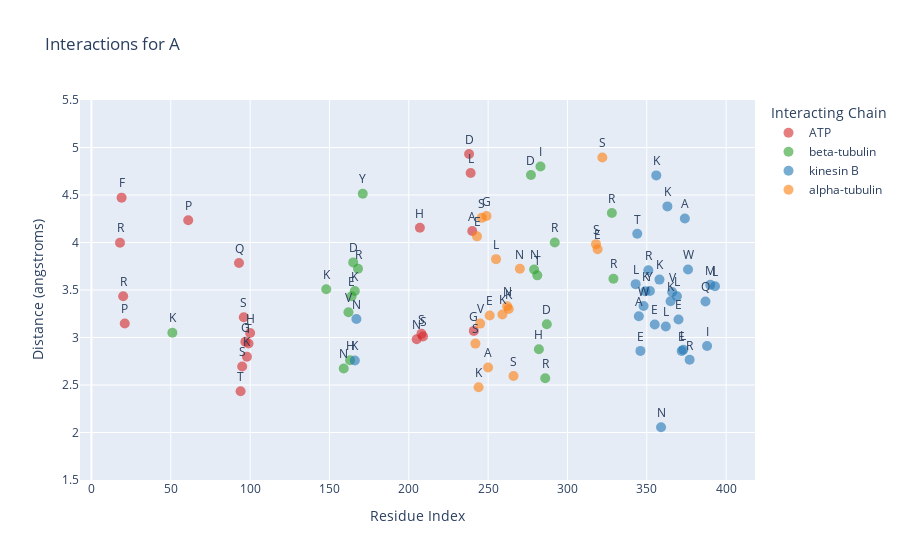
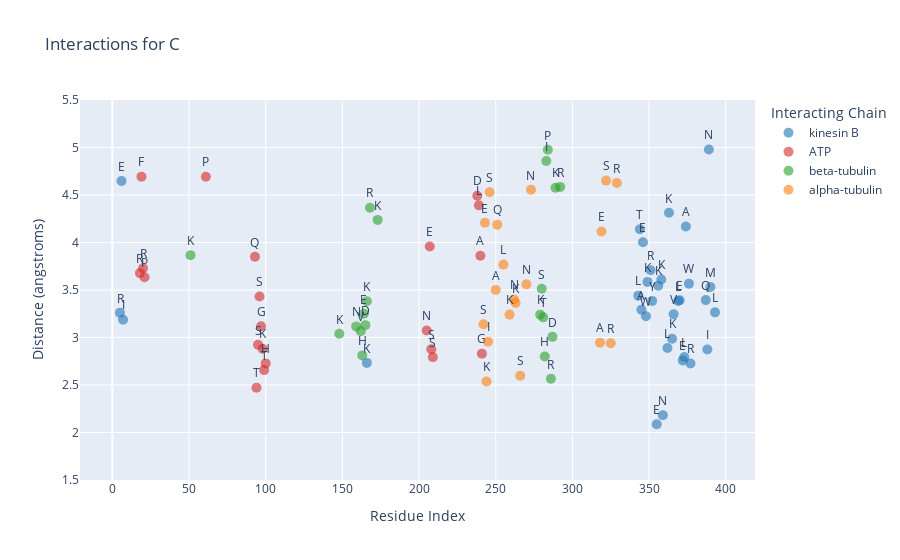
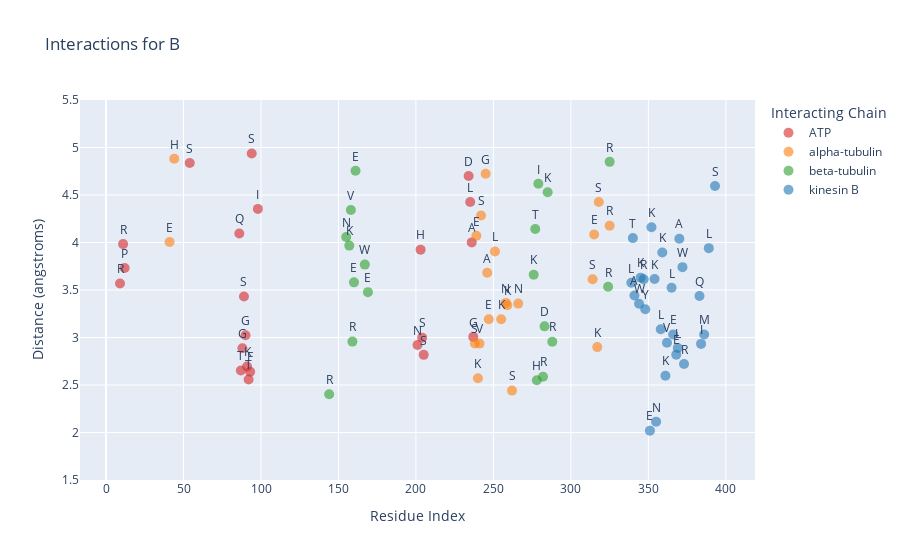
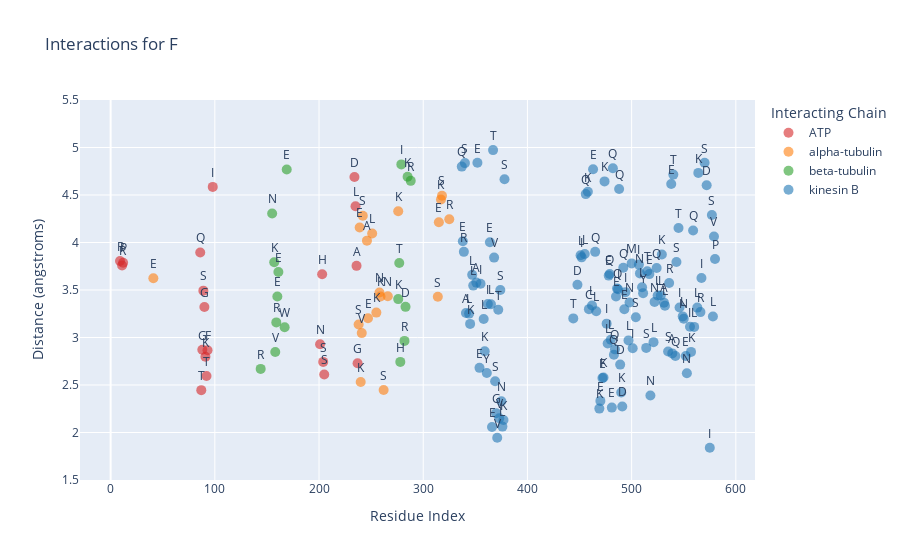

Write notebook code for charts like these, in order.
### Code cell
import pandas as pd
import plotly.express as px

# Define the path to the CSV file
csv_file_path = "../../data/3d_predictions/motor2x_ATP_ADP_Mg2x_alphaTub_betaTub/interactions_chimeras.csv"


# Function to read and process the DataFrame with a distance threshold
def process_dataframe(csv_file_path, distance_threshold):
    df = pd.read_csv(csv_file_path)

    # Filter out rows where the distance is greater than the threshold
    df = df[df['distance (angstroms)'] <= distance_threshold]

    # Map interacting_resn to single-letter codes for better readability
    aa_dict = {
        'ALA': 'A', 'ARG': 'R', 'ASN': 'N', 'ASP': 'D', 'CYS': 'C', 'GLN': 'Q', 'GLU': 'E', 'GLY': 'G',
        'HIS': 'H', 'ILE': 'I', 'LEU': 'L', 'LYS': 'K', 'MET': 'M', 'PHE': 'F', 'PRO': 'P', 'SER': 'S',
        'THR': 'T', 'TRP': 'W', 'TYR': 'Y', 'VAL': 'V'
    }

    # Replace chain letters with descriptive names
    chain_map = {
        'B': 'kinesin B',
        'C': 'alpha-tubulin',
        'D': 'beta-tubulin',
        'E': 'ATP',
        'F': 'ATP'
    }

    df['residue_one_letter'] = df['resn'].map(aa_dict)
    df['residue'] = df['resi'].astype(str) + df['residue_one_letter']
    df['interacting_chain'] = df['interacting_chain'].map(chain_map)
    
    return df

# Function to generate plots
def create_plots(df):
    unique_files = df['file'].unique()
    plots = []

    # Define a fixed color mapping for interacting chains
    color_map = {
        'kinesin B': '#1f77b4',  # blue
        'alpha-tubulin': '#ff7f0e',  # orange
        'beta-tubulin': '#2ca02c',  # green
        'ATP': '#d62728',  # red
    }

    for file in unique_files:
        df_file = df[df['file'] == file]

        # Filter to get the shortest distances for each interaction
        df_filtered = df_file.loc[df_file[df_file['chain'] == 'A'].groupby(['resi', 'interacting_chain'])['distance (angstroms)'].idxmin()]

        # Create the interactive plot with consistent color mapping
        fig = px.scatter(df_filtered, x='resi', y='distance (angstroms)', color='interacting_chain', text='residue_one_letter',
                         color_discrete_map=color_map,
                         labels={'resi': 'Residue Index', 'distance (angstroms)': 'Distance (angstroms)', 'interacting_chain': 'Interacting Chain'},
                         title=f"Interactions for {file}")

        # Update layout for better visualization
        fig.update_traces(textposition='top center', marker=dict(size=10, opacity=0.6))
        fig.update_layout(
            legend_title_text='Interacting Chain',
            # xaxis_range=[0, 401],  # Set a fixed range for the x-axis
            yaxis_range=[1.5, 5.5]  # Set a fixed range for the y-axis
        )

        # Show the plot
        fig.show()

        plots.append(fig)

    return plots

# Define the threshold value for distance filtering
distance_threshold = 5

# Process the DataFrame with a distance threshold
df_processed = process_dataframe(csv_file_path, distance_threshold)

# Create and display the plots
plots = create_plots(df_processed)

### Figure 1 — Plotly figure (JSON) as saved in the notebook; plotly's stock layout.template omitted (floating-point values rounded to 4 significant figures)
{"data": [{"hovertemplate": "Interacting Chain=ATP<br>Residue Index=%{x}<br>Distance (angstroms)=%{y}<br>residue_one_letter=%{text}<extra></extra>", "legendgroup": "ATP", "marker": {"color": "#d62728", "opacity": 0.6, "size": 10, "symbol": "circle"}, "mode": "markers+text", "name": "ATP", "orientation": "v", "showlegend": true, "text": ["R", "F", "R", "P", "P", "Q", "T", "S", "S", "G", "K", "T", "H", "N", "H", "S", "S", "D", "L", "A", "G"], "textposition": "top center", "type": "scatter", "x": [18, 19, 20, 21, 61, 93, 94, 95, 96, 97, 98, 99, 100, 205, 207, 208, 209, 238, 239, 240, 241], "xaxis": "x", "y": [3.998, 4.472, 3.435, 3.148, 4.235, 3.783, 2.434, 2.696, 3.212, 2.955, 2.798, 2.938, 3.048, 2.981, 4.155, 3.039, 3.01, 4.932, 4.731, 4.12, 3.07], "yaxis": "y"}, {"hovertemplate": "Interacting Chain=beta-tubulin<br>Residue Index=%{x}<br>Distance (angstroms)=%{y}<br>residue_one_letter=%{text}<extra></extra>", "legendgroup": "beta-tubulin", "marker": {"color": "#2ca02c", "opacity": 0.6, "size": 10, "symbol": "circle"}, "mode": "markers+text", "name": "beta-tubulin", "orientation": "v", "showlegend": true, "text": ["K", "K", "N", "V", "H", "E", "D", "K", "R", "Y", "D", "N", "T", "H", "I", "R", "D", "R", "R", "R"], "textposition": "top center", "type": "scatter", "x": [51, 148, 159, 162, 163, 164, 165, 166, 168, 171, 277, 279, 281, 282, 283, 286, 287, 292, 328, 329], "xaxis": "x", "y": [3.05, 3.507, 2.674, 3.265, 2.761, 3.434, 3.791, 3.489, 3.723, 4.513, 4.71, 3.715, 3.654, 2.876, 4.8, 2.571, 3.139, 4.0, 4.311, 3.619], "yaxis": "y"}, {"hovertemplate": "Interacting Chain=kinesin B<br>Residue Index=%{x}<br>Distance (angstroms)=%{y}<br>residue_one_letter=%{text}<extra></extra>", "legendgroup": "kinesin B", "marker": {"color": "#1f77b4", "opacity": 0.6, "size": 10, "symbol": "circle"}, "mode": "markers+text", "name": "kinesin B", "orientation": "v", "showlegend": true, "text": ["K", "N", "L", "T", "A", "E", "W", "K", "R", "Y", "E", "K", "K", "N", "L", "K", "K", "V", "L", "E", "E", "L", "A", "W", "R", "Q", "I", "M", "L"], "textposition": "top center", "type": "scatter", "x": [166, 167, 343, 344, 345, 346, 348, 349, 351, 352, 355, 356, 358, 359, 362, 363, 365, 366, 369, 370, 372, 373, 374, 376, 377, 387, 388, 390, 393], "xaxis": "x", "y": [2.758, 3.195, 3.561, 4.092, 3.224, 2.859, 3.332, 3.486, 3.708, 3.49, 3.137, 4.706, 3.609, 2.054, 3.115, 4.38, 3.381, 3.478, 3.434, 3.189, 2.857, 2.871, 4.253, 3.716, 2.766, 3.379, 2.91, 3.554, 3.539], "yaxis": "y"}, {"hovertemplate": "Interacting Chain=alpha-tubulin<br>Residue Index=%{x}<br>Distance (angstroms)=%{y}<br>residue_one_letter=%{text}<extra></extra>", "legendgroup": "alpha-tubulin", "marker": {"color": "#ff7f0e", "opacity": 0.6, "size": 10, "symbol": "circle"}, "mode": "markers+text", "name": "alpha-tubulin", "orientation": "v", "showlegend": true, "text": ["S", "E", "K", "V", "S", "G", "A", "E", "L", "K", "N", "K", "S", "N", "S", "E", "S"], "textposition": "top center", "type": "scatter", "x": [242, 243, 244, 245, 246, 249, 250, 251, 255, 259, 262, 263, 266, 270, 318, 319, 322], "xaxis": "x", "y": [2.936, 4.065, 2.477, 3.146, 4.26, 4.28, 2.683, 3.231, 3.825, 3.241, 3.328, 3.299, 2.595, 3.723, 3.983, 3.93, 4.895], "yaxis": "y"}], "layout": {"legend": {"title": {"text": "Interacting Chain"}, "tracegroupgap": 0}, "title": {"text": "Interactions for A"}, "xaxis": {"anchor": "y", "domain": [0, 1], "title": {"text": "Residue Index"}}, "yaxis": {"anchor": "x", "domain": [0, 1], "range": [1.5, 5.5], "title": {"text": "Distance (angstroms)"}}}}

### Figure 2 — Plotly figure (JSON) as saved in the notebook; plotly's stock layout.template omitted (floating-point values rounded to 4 significant figures)
{"data": [{"hovertemplate": "Interacting Chain=kinesin B<br>Residue Index=%{x}<br>Distance (angstroms)=%{y}<br>residue_one_letter=%{text}<extra></extra>", "legendgroup": "kinesin B", "marker": {"color": "#1f77b4", "opacity": 0.6, "size": 10, "symbol": "circle"}, "mode": "markers+text", "name": "kinesin B", "orientation": "v", "showlegend": true, "text": ["R", "E", "I", "K", "L", "T", "A", "E", "W", "K", "R", "Y", "E", "K", "K", "N", "L", "K", "K", "V", "L", "E", "E", "L", "A", "W", "R", "Q", "I", "N", "M", "L"], "textposition": "top center", "type": "scatter", "x": [5, 6, 7, 166, 343, 344, 345, 346, 348, 349, 351, 352, 355, 356, 358, 359, 362, 363, 365, 366, 369, 370, 372, 373, 374, 376, 377, 387, 388, 389, 390, 393], "xaxis": "x", "y": [3.26, 4.647, 3.187, 2.733, 3.44, 4.139, 3.292, 4.002, 3.225, 3.586, 3.708, 3.385, 2.087, 3.545, 3.61, 2.181, 2.89, 4.313, 2.988, 3.244, 3.385, 3.392, 2.759, 2.795, 4.168, 3.567, 2.726, 3.393, 2.873, 4.978, 3.531, 3.265], "yaxis": "y"}, {"hovertemplate": "Interacting Chain=ATP<br>Residue Index=%{x}<br>Distance (angstroms)=%{y}<br>residue_one_letter=%{text}<extra></extra>", "legendgroup": "ATP", "marker": {"color": "#d62728", "opacity": 0.6, "size": 10, "symbol": "circle"}, "mode": "markers+text", "name": "ATP", "orientation": "v", "showlegend": true, "text": ["R", "F", "R", "P", "P", "Q", "T", "S", "S", "G", "K", "T", "H", "N", "E", "S", "S", "D", "L", "A", "G"], "textposition": "top center", "type": "scatter", "x": [18, 19, 20, 21, 61, 93, 94, 95, 96, 97, 98, 99, 100, 205, 207, 208, 209, 238, 239, 240, 241], "xaxis": "x", "y": [3.678, 4.693, 3.729, 3.635, 4.692, 3.85, 2.471, 2.924, 3.431, 3.118, 2.882, 2.657, 2.727, 3.073, 3.959, 2.877, 2.794, 4.493, 4.391, 3.861, 2.83], "yaxis": "y"}, {"hovertemplate": "Interacting Chain=beta-tubulin<br>Residue Index=%{x}<br>Distance (angstroms)=%{y}<br>residue_one_letter=%{text}<extra></extra>", "legendgroup": "beta-tubulin", "marker": {"color": "#2ca02c", "opacity": 0.6, "size": 10, "symbol": "circle"}, "mode": "markers+text", "name": "beta-tubulin", "orientation": "v", "showlegend": true, "text": ["K", "K", "N", "V", "H", "E", "D", "K", "R", "K", "K", "S", "T", "H", "I", "P", "R", "D", "K", "R"], "textposition": "top center", "type": "scatter", "x": [51, 148, 159, 162, 163, 164, 165, 166, 168, 173, 279, 280, 281, 282, 283, 284, 286, 287, 289, 292], "xaxis": "x", "y": [3.867, 3.039, 3.117, 3.066, 2.811, 3.249, 3.13, 3.382, 4.366, 4.238, 3.241, 3.513, 3.212, 2.8, 4.858, 4.976, 2.565, 3.007, 4.576, 4.585], "yaxis": "y"}, {"hovertemplate": "Interacting Chain=alpha-tubulin<br>Residue Index=%{x}<br>Distance (angstroms)=%{y}<br>residue_one_letter=%{text}<extra></extra>", "legendgroup": "alpha-tubulin", "marker": {"color": "#ff7f0e", "opacity": 0.6, "size": 10, "symbol": "circle"}, "mode": "markers+text", "name": "alpha-tubulin", "orientation": "v", "showlegend": true, "text": ["S", "E", "K", "I", "S", "A", "Q", "L", "K", "N", "K", "S", "N", "N", "A", "E", "S", "R", "R"], "textposition": "top center", "type": "scatter", "x": [242, 243, 244, 245, 246, 250, 251, 255, 259, 262, 263, 266, 270, 273, 318, 319, 322, 325, 329], "xaxis": "x", "y": [3.14, 4.207, 2.537, 2.956, 4.529, 3.5, 4.188, 3.767, 3.241, 3.4, 3.364, 2.598, 3.56, 4.555, 2.946, 4.115, 4.651, 2.94, 4.626], "yaxis": "y"}], "layout": {"legend": {"title": {"text": "Interacting Chain"}, "tracegroupgap": 0}, "title": {"text": "Interactions for C"}, "xaxis": {"anchor": "y", "domain": [0, 1], "title": {"text": "Residue Index"}}, "yaxis": {"anchor": "x", "domain": [0, 1], "range": [1.5, 5.5], "title": {"text": "Distance (angstroms)"}}}}

### Figure 3 — Plotly figure (JSON) as saved in the notebook; plotly's stock layout.template omitted (floating-point values rounded to 4 significant figures)
{"data": [{"hovertemplate": "Interacting Chain=ATP<br>Residue Index=%{x}<br>Distance (angstroms)=%{y}<br>residue_one_letter=%{text}<extra></extra>", "legendgroup": "ATP", "marker": {"color": "#d62728", "opacity": 0.6, "size": 10, "symbol": "circle"}, "mode": "markers+text", "name": "ATP", "orientation": "v", "showlegend": true, "text": ["R", "R", "P", "S", "Q", "T", "G", "S", "G", "K", "T", "F", "S", "I", "N", "H", "S", "S", "D", "L", "A", "G"], "textposition": "top center", "type": "scatter", "x": [9, 11, 12, 54, 86, 87, 88, 89, 90, 91, 92, 93, 94, 98, 201, 203, 204, 205, 234, 235, 236, 237], "xaxis": "x", "y": [3.569, 3.983, 3.732, 4.837, 4.094, 2.652, 2.887, 3.431, 3.023, 2.694, 2.558, 2.64, 4.937, 4.354, 2.921, 3.925, 2.998, 2.817, 4.701, 4.426, 4.001, 3.006], "yaxis": "y"}, {"hovertemplate": "Interacting Chain=alpha-tubulin<br>Residue Index=%{x}<br>Distance (angstroms)=%{y}<br>residue_one_letter=%{text}<extra></extra>", "legendgroup": "alpha-tubulin", "marker": {"color": "#ff7f0e", "opacity": 0.6, "size": 10, "symbol": "circle"}, "mode": "markers+text", "name": "alpha-tubulin", "orientation": "v", "showlegend": true, "text": ["E", "H", "S", "E", "K", "V", "S", "G", "A", "E", "L", "K", "N", "K", "S", "N", "S", "E", "K", "S", "R"], "textposition": "top center", "type": "scatter", "x": [41, 44, 238, 239, 240, 241, 242, 245, 246, 247, 251, 255, 258, 259, 262, 266, 314, 315, 317, 318, 325], "xaxis": "x", "y": [4.006, 4.881, 2.938, 4.07, 2.571, 2.936, 4.284, 4.723, 3.681, 3.193, 3.905, 3.193, 3.364, 3.339, 2.441, 3.357, 3.613, 4.084, 2.899, 4.426, 4.177], "yaxis": "y"}, {"hovertemplate": "Interacting Chain=beta-tubulin<br>Residue Index=%{x}<br>Distance (angstroms)=%{y}<br>residue_one_letter=%{text}<extra></extra>", "legendgroup": "beta-tubulin", "marker": {"color": "#2ca02c", "opacity": 0.6, "size": 10, "symbol": "circle"}, "mode": "markers+text", "name": "beta-tubulin", "orientation": "v", "showlegend": true, "text": ["R", "N", "K", "V", "R", "E", "E", "W", "E", "K", "T", "H", "I", "R", "D", "K", "R", "R", "R"], "textposition": "top center", "type": "scatter", "x": [144, 155, 157, 158, 159, 160, 161, 167, 169, 276, 277, 278, 279, 282, 283, 285, 288, 324, 325], "xaxis": "x", "y": [2.403, 4.058, 3.968, 4.343, 2.957, 3.58, 4.755, 3.767, 3.477, 3.661, 4.143, 2.55, 4.618, 2.587, 3.117, 4.529, 2.956, 3.533, 4.849], "yaxis": "y"}, {"hovertemplate": "Interacting Chain=kinesin B<br>Residue Index=%{x}<br>Distance (angstroms)=%{y}<br>residue_one_letter=%{text}<extra></extra>", "legendgroup": "kinesin B", "marker": {"color": "#1f77b4", "opacity": 0.6, "size": 10, "symbol": "circle"}, "mode": "markers+text", "name": "kinesin B", "orientation": "v", "showlegend": true, "text": ["L", "T", "A", "W", "K", "R", "Y", "E", "K", "K", "N", "L", "K", "K", "V", "L", "E", "E", "L", "A", "W", "R", "Q", "I", "M", "L", "S"], "textposition": "top center", "type": "scatter", "x": [339, 340, 341, 344, 345, 347, 348, 351, 352, 354, 355, 358, 359, 361, 362, 365, 366, 368, 369, 370, 372, 373, 383, 384, 386, 389, 393], "xaxis": "x", "y": [3.575, 4.046, 3.441, 3.355, 3.63, 3.614, 3.298, 2.02, 4.16, 3.615, 2.113, 3.087, 3.896, 2.598, 2.945, 3.523, 3.031, 2.819, 2.889, 4.04, 3.741, 2.722, 3.437, 2.933, 3.032, 3.941, 4.594], "yaxis": "y"}], "layout": {"legend": {"title": {"text": "Interacting Chain"}, "tracegroupgap": 0}, "title": {"text": "Interactions for B"}, "xaxis": {"anchor": "y", "domain": [0, 1], "title": {"text": "Residue Index"}}, "yaxis": {"anchor": "x", "domain": [0, 1], "range": [1.5, 5.5], "title": {"text": "Distance (angstroms)"}}}}

### Figure 4 — Plotly figure (JSON) as saved in the notebook; plotly's stock layout.template omitted (floating-point values rounded to 4 significant figures)
{"data": [{"hovertemplate": "Interacting Chain=ATP<br>Residue Index=%{x}<br>Distance (angstroms)=%{y}<br>residue_one_letter=%{text}<extra></extra>", "legendgroup": "ATP", "marker": {"color": "#d62728", "opacity": 0.6, "size": 10, "symbol": "circle"}, "mode": "markers+text", "name": "ATP", "orientation": "v", "showlegend": true, "text": ["R", "R", "P", "Q", "T", "G", "S", "G", "K", "T", "F", "I", "N", "H", "S", "S", "D", "L", "A", "G"], "textposition": "top center", "type": "scatter", "x": [9, 11, 12, 86, 87, 88, 89, 90, 91, 92, 93, 98, 201, 203, 204, 205, 234, 235, 236, 237], "xaxis": "x", "y": [3.805, 3.757, 3.787, 3.894, 2.446, 2.871, 3.493, 3.322, 2.797, 2.595, 2.867, 4.585, 2.929, 3.666, 2.743, 2.611, 4.689, 4.382, 3.754, 2.729], "yaxis": "y"}, {"hovertemplate": "Interacting Chain=alpha-tubulin<br>Residue Index=%{x}<br>Distance (angstroms)=%{y}<br>residue_one_letter=%{text}<extra></extra>", "legendgroup": "alpha-tubulin", "marker": {"color": "#ff7f0e", "opacity": 0.6, "size": 10, "symbol": "circle"}, "mode": "markers+text", "name": "alpha-tubulin", "orientation": "v", "showlegend": true, "text": ["E", "S", "E", "K", "V", "S", "A", "E", "L", "K", "N", "K", "S", "N", "K", "S", "E", "K", "S", "R"], "textposition": "top center", "type": "scatter", "x": [41, 238, 239, 240, 241, 242, 246, 247, 251, 255, 258, 259, 262, 266, 276, 314, 315, 317, 318, 325], "xaxis": "x", "y": [3.623, 3.137, 4.158, 2.532, 3.046, 4.282, 4.02, 3.202, 4.095, 3.262, 3.473, 3.431, 2.447, 3.435, 4.329, 3.428, 4.214, 4.453, 4.493, 4.245], "yaxis": "y"}, {"hovertemplate": "Interacting Chain=beta-tubulin<br>Residue Index=%{x}<br>Distance (angstroms)=%{y}<br>residue_one_letter=%{text}<extra></extra>", "legendgroup": "beta-tubulin", "marker": {"color": "#2ca02c", "opacity": 0.6, "size": 10, "symbol": "circle"}, "mode": "markers+text", "name": "beta-tubulin", "orientation": "v", "showlegend": true, "text": ["R", "N", "K", "V", "R", "E", "E", "W", "E", "K", "T", "H", "I", "R", "D", "K", "R"], "textposition": "top center", "type": "scatter", "x": [144, 155, 157, 158, 159, 160, 161, 167, 169, 276, 277, 278, 279, 282, 283, 285, 288], "xaxis": "x", "y": [2.669, 4.306, 3.791, 2.848, 3.159, 3.432, 3.689, 3.107, 4.768, 3.404, 3.784, 2.743, 4.822, 2.964, 3.323, 4.692, 4.649], "yaxis": "y"}, {"hovertemplate": "Interacting Chain=kinesin B<br>Residue Index=%{x}<br>Distance (angstroms)=%{y}<br>residue_one_letter=%{text}<extra></extra>", "legendgroup": "kinesin B", "marker": {"color": "#1f77b4", "opacity": 0.6, "size": 10, "symbol": "circle"}, "mode": "markers+text", "name": "kinesin B", "orientation": "v", "showlegend": true, "text": ["Q", "E", "R", "S", "A", "L", "K", "L", "L", "A", "E", "E", "I", "L", "K", "Y", "I", "E", "L", "E", "T", "V", "S", "G", "V", "T", "V", "S", "N", "L", "K", "S", "T", "D", "L", "I", "L", "Q", "K", "C", "L", "E", "Q", "L", "K", "E", "E", "K", "K", "I", "L", "E", "Q", "L", "E", "Q", "Q", "Q", "E", "Q", "I", "Q", "D", "K", "D", "Q", "E", "I", "L", "N", "M", "I", "S", "I", "N", "L", "Y", "S", "T", "E", "N", "L", "N", "Q", "L", "L", "K", "A", "L", "S", "R", "E", "A", "T", "Q", "S", "T", "I", "L", "N", "E", "N", "I", "K", "Q", "L", "L", "K", "R", "I", "S", "D", "I", "S", "L", "V", "P"], "textposition": "top center", "type": "scatter", "x": [337, 338, 339, 340, 341, 344, 345, 347, 348, 351, 352, 354, 355, 358, 359, 361, 362, 364, 365, 366, 367, 368, 369, 370, 371, 372, 373, 374, 375, 376, 377, 378, 444, 448, 451, 452, 455, 456, 458, 459, 462, 463, 465, 466, 469, 470, 472, 473, 474, 476, 477, 478, 479, 480, 481, 482, 483, 484, 485, 486, 487, 488, 489, 490, 491, 492, 493, 494, 497, 498, 500, 501, 504, 507, 508, 510, 511, 514, 515, 517, 518, 521, 522, 524, 525, 528, 529, 531, 532, 535, 536, 538, 539, 540, 542, 543, 545, 546, 549, 550, 552, 553, 556, 557, 559, 560, 563, 564, 566, 567, 570, 572, 575, 577, 578, 579, 580], "xaxis": "x", "y": [4.799, 4.013, 3.901, 4.836, 3.257, 3.251, 3.143, 3.66, 3.546, 3.578, 4.839, 2.681, 3.566, 3.195, 2.855, 2.627, 3.353, 4.002, 3.35, 2.058, 4.973, 3.841, 2.54, 2.204, 1.945, 3.291, 2.15, 3.5, 2.329, 2.062, 2.131, 4.667, 3.201, 3.555, 3.866, 3.844, 3.88, 4.51, 4.534, 3.298, 3.336, 4.77, 3.902, 3.276, 2.252, 2.333, 2.573, 2.579, 4.643, 3.146, 2.937, 3.652, 3.668, 2.977, 2.262, 4.782, 2.819, 2.875, 3.432, 3.516, 3.508, 4.563, 2.715, 2.421, 2.274, 3.734, 3.298, 3.477, 2.969, 3.368, 3.78, 2.886, 3.213, 3.767, 3.675, 3.528, 3.467, 2.89, 3.698, 3.667, 2.389, 2.951, 3.374, 3.731, 3.442, 3.442, 3.873, 3.367, 3.335, 2.853, 3.573, 4.615, 2.833, 4.715, 2.806, 3.795, 4.153, 3.316, 3.222, 3.197, 2.806, 2.624, 3.113, 2.848, 4.126, 3.112, 3.315, 4.733, 3.267, 3.626, 4.839, 4.602, 1.839, 4.29, 3.222, 4.064, 3.827], "yaxis": "y"}], "layout": {"legend": {"title": {"text": "Interacting Chain"}, "tracegroupgap": 0}, "title": {"text": "Interactions for F"}, "xaxis": {"anchor": "y", "domain": [0, 1], "title": {"text": "Residue Index"}}, "yaxis": {"anchor": "x", "domain": [0, 1], "range": [1.5, 5.5], "title": {"text": "Distance (angstroms)"}}}}
